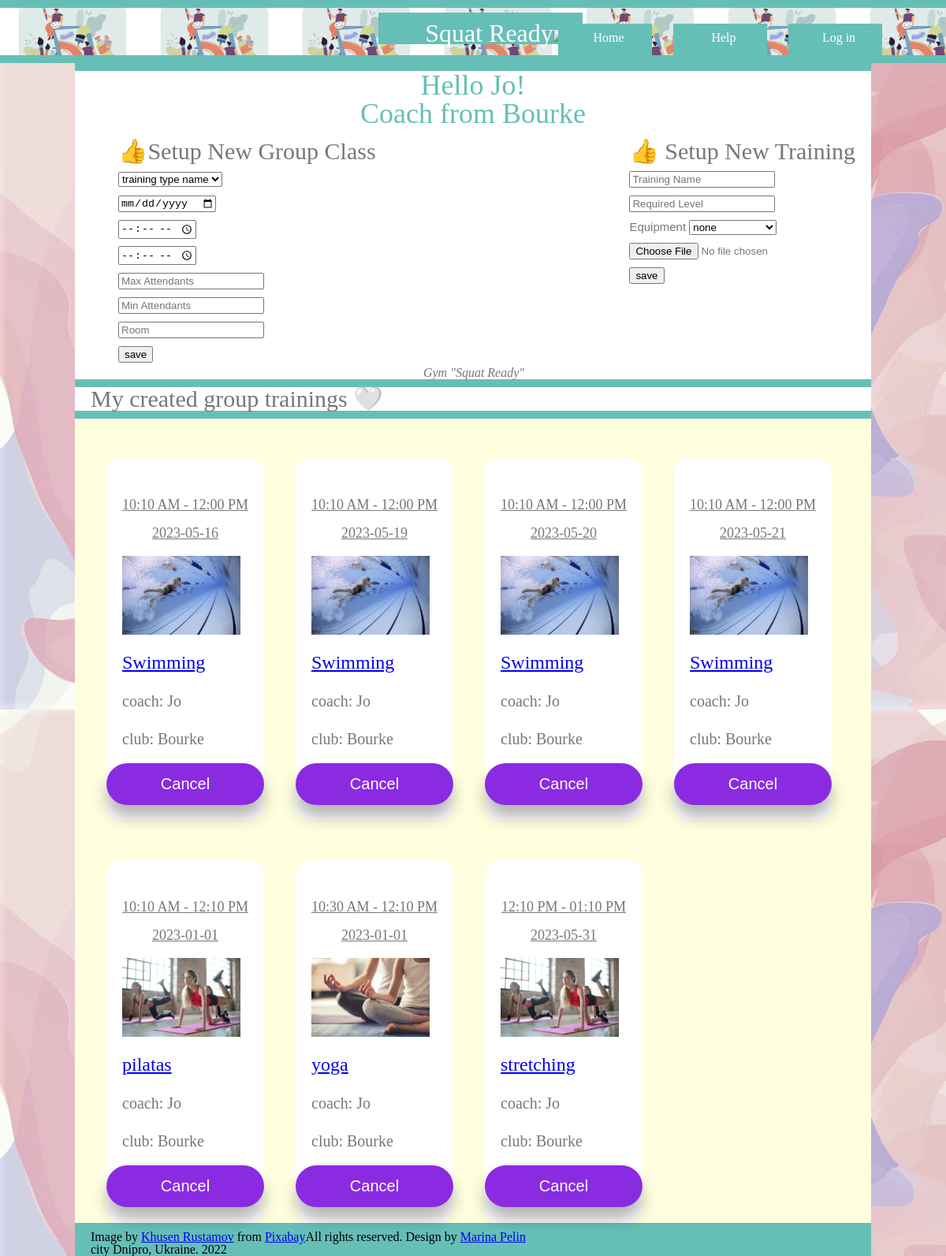
Page /test.loc/pageCoachProfile.php (signed in) on the committed database.
### tables this page shows
CREATE TABLE `coach` (
  `CoachID` int(11) NOT NULL,
  `Email` varchar(255) NOT NULL,
  `Password` varchar(255) NOT NULL,
  `LastName` varchar(255) NOT NULL,
  `FirstName` varchar(255) DEFAULT NULL,
  `Address` varchar(255) DEFAULT NULL,
  `City` varchar(255) DEFAULT NULL,
  `BirthDate` date DEFAULT NULL,
  `PaymentId` bigint(20) DEFAULT NULL,
  `Qualifications` varchar(255) DEFAULT NULL,
  `ExpirienceInYear` int(11) DEFAULT NULL,
  `HourlyRate` int(11) NOT NULL,
  `ClubLocationName` varchar(255) NOT NULL,
  `IS_WORKING` int(10) NOT NULL DEFAULT 1,
  `PROFPIC_URL` varchar(255) NOT NULL DEFAULT 'img_emptycoach-profile.png'
);

CREATE TABLE `grouptraining` (
  `TrainingName` varchar(255) NOT NULL,
  `CoachID` int(11) NOT NULL,
  `RunDate` date NOT NULL,
  `TimeStart` time NOT NULL,
  `TimeEnd` time NOT NULL,
  `MaxAttendants` int(11) NOT NULL,
  `MinAttendants` int(11) NOT NULL,
  `Attendants` int(11) DEFAULT 0,
  `Room` varchar(255) DEFAULT NULL
);

CREATE TABLE `trainingtype` (
  `TrainingName` varchar(255) NOT NULL,
  `Img` varchar(255) DEFAULT NULL,
  `RequiredLevel` int(11) DEFAULT NULL,
  `RequiredEquipment` varchar(255) DEFAULT NULL
);

### test.loc/pageCoachProfile.php (the view, shortened to what this page needs)
<!DOCTYPE html>
<head>
<link rel="stylesheet" type="text/css" href="style.css">
<link rel="stylesheet" type="text/css" href="stylegallery.css">
<?php
	$db='dbgym';
    $dbhost = 'localhost';
	$dbuser = 'root';
	$dbpass = '';
	$conn = mysqli_connect($dbhost, $dbuser, $dbpass, $db);
	$email=htmlspecialchars($_COOKIE['Login']);
	$pass=htmlspecialchars($_COOKIE['Pass']);
?>
</head>
<body>
    <div class="background-img">
        <div class="line"></div>
        <div class="hat" >
        	<div class="horizontal" >
        		<div class="buttons" >
        	    <div id="SiteNameBackgr"><a href="index.php" id="SiteName">Squat Ready<img src="https://img.icons8.com/color/48/gum-.png"></a></div>
        		<div id="menu"  >
        			<ul>
        			<li ><a href="index.php" id="m1">Home</a></li>
        			</ul>
        		</div>
        		<div id="menu" >
        			<ul>
        			<li ><a  target="_blank"  href="htmldovidka/profil.htm" id="m1">Help</a></li>
        			</ul>
        		</div>
        		<div id="menu" >
        			<ul>
        			<li ><a href="pageSignin.php" id="m1"> Log in
					</a></li>
        			</ul>
        		</div>
        			</div>
        	</div>
        </div>
        <div class="line"></div>
        <div id="wrap">
        	<div class="line"></div>
        				    <div id="header_top" style=" text-align:center">
        				    	<a href="#" class="smp" >
								<?php
								if($email){
									$checkEmailQuery= $conn->query(
										"SELECT `CoachID`, `Email`, `Password`, `FirstName`, ClubLocationName
								        FROM `coach`
										WHERE `Email`= '$email' AND `Password` = '$pass'");
							        if($checkEmailQuery){
								    	$result1=$checkEmailQuery->fetch_assoc();
										echo('Hello ');echo $result1["FirstName"]; echo('!  <br>Coach from ');
										echo( $result1["ClubLocationName"]);
										echo('<br>');
										$coachid=$result1["CoachID"];
								    }
                                }else{
                                	error_reporting(E_ERROR | E_PARSE);
                                }
                                ?>
								</a>
							</div>
							<div style="display: flex;
                                        align-items: stretch;
		                                margin-left: 40px;
		                                flex-wrap: wrap;">
							<form name="fclass" class="login" style="margin-left:15px; margin-top:15px;" autocomplete="off" method="post" action="actionOnCoachProfile.php">
							    <p>👍Setup New Group Class</p>
							    <div class="formpadding">
							    	<p>
									<select name ="grtype">
									 <option value="">training type name</option>
									 </select>
				                    </p>
							    	<p><input type="date" name="rundate" placeholder="Date">
				                    </p>
							    	<p><input type="time" name="timestart" placeholder="Start Time">
							    	</p>
									<p><input type="time" name="timeend" placeholder="End Time">
							    	</p>
							    	<p><input type="number" name="maxattendants" placeholder="Max Attendants">
							    	</p>
							    	<p><input type="number" name="minattendants" placeholder="Min Attendants">
							    	</p>
									<p><input type="number" name="room" placeholder="Room">
							    	</p>
							    	<p><input type="submit" value="save" onclick="showPrompt()"></p>
							    </div>
							</form>
							<form name="ftrain" class="login" style="margin-left: auto; margin-top:15px; padding-right: 20px;" autocomplete="off" method="post" action="actionOnCoachProfile.php">
							    <p>👍 Setup New Training</p>
								<div class="formpadding">
									<p><input type="text" name="trainingName" placeholder="Training Name">
				                    </p>
									<p><input type="number" name="reqlevel" placeholder="Required Level">
									</p>
									<p style="font-size: 15px; font-family: sans-serif; margin-top: 10px;">
									Equipment <select name ="reqeq">
										<option value=''>none</option>
									</select>
									<p><input type="file" name="pic" value="img-pilatas.jpg" accept="image/*">
									</p>
									<p><input type="submit" value="save" onclick="showPrompt()"></p>
							    </div>
							</form>
							</div>
        				    <div id="header_bot" style="text-align: center;">
        				    	<p>Gym "Squat Ready"</p>
        				    </div>
			<div class="line"></div>
		    <p style="margin-left: 20px;">My created group trainings &#x1F90D;</p>
			<div class="line"></div>
			<?php
								if($email){
									$checkBTr= $conn->query("SELECT
			                                	gt.`RunDate`, gt.`TimeStart`,
			                                	gt.`TrainingName`,
			                                	c.`FirstName`,
			                                	c.`LastName`,
			                                	gt.`TimeEnd`,
			                                	gt.`MaxAttendants`,
			                                	gt.`MinAttendants`,
			                                	gt.`Attendants`,
			                                	c.`ClubLocationName`,
			                                	tt.`Img`,
			                                	gt.`CoachID`
			                                FROM `grouptraining` gt
			                                JOIN `coach` c ON gt.`CoachID` = c.`CoachID`
			                                JOIN `trainingtype` tt ON gt.`TrainingName` = tt.`TrainingName`
			                                WHERE gt.`CoachID` = '$coachid'
			                                ORDER BY gt.`TimeStart` ASC");
										if($checkBTr){
											$resultgroup=$checkBTr->fetch_assoc();
											if($resultgroup!=NULL){
												echo('<div class="blocking">');
												do{
													echo('
													<div class="blockeach" style="background-color: white; border-radius: 20px;">
													<p style="font-size: 18px; padding-top: 50px; text-decoration: underline; text-align: center;">');
					$timestamp = strtotime($resultgroup['TimeStart']);
                    $time = date("h:i A", $timestamp);
                    echo $time;
					echo(' - ');
					$timestamp = strtotime($resultgroup['TimeEnd']);
                    $time = date("h:i A", $timestamp);
                    echo $time;
					echo "<br><br>";
					echo $resultgroup['RunDate'];
					echo('</p>
					<div style="display: block; ">
					<img class="squareicon" src="');echo($resultgroup['Img']); echo('"></img>
					<div style="padding-left: 20px;">
					</div>
					</div>
					<div class="textblock"  >
						    <p style="font-size: 24px; padding-left: 20px;"><a name="info"  href="pageDifProfile.php" onClick="fsetcookie()"> ');
							echo($resultgroup['TrainingName']);
							echo('</a><br><br><a style="font-size: 20px;">');
							echo('coach: ');
							echo($resultgroup['FirstName']);
							echo('<br><br>');
							echo('club: ');
							echo($resultgroup['ClubLocationName']);
							echo('</a></p>
						</div>
						<form name="book"  method="post" action="actionCancel.php">
							<input type="hidden" name="login" value="');
								 echo($email); echo('">
								<input type="hidden" name="password" value="'); echo($pass); echo('">
								<input type="hidden" name="name" value="'); echo($name); echo('">
								<input type="hidden" name="grtype" value="'); echo($resultgroup['TrainingName']); echo('">
								<input type="hidden" name="grdate" value="'); echo($resultgroup['RunDate']); echo('">
								<input type="hidden" name="grtime" value="'); echo($resultgroup['StartTime']); echo('">
								<input type="hidden" name="coachid" value="'); echo($coachid); echo('">
							<p><input type="submit" class="b" style=" margin-top:20px; color: white;" value="Cancel" onclick="showPrompt()"></p>
							</form>
					</div>
												');
												}while($resultgroup=$checkBTr->fetch_assoc());
												echo('</div>');
											}
										}else{
									    echo('No booked training');
									}
                                }else{
									error_reporting(E_ERROR | E_PARSE);
                                }
								?>
			<div id="wrap2">
        	<div class="line"></div>
        		<em style="margin-left: 20px">Image by <a href="https://pixabay.com/users/xusenru-1829710/?utm_source=link-attribution&amp;utm_medium=referral&amp;utm_campaign=image&amp;utm_content=1333600">Khusen Rustamov</a> from <a href="https://pixabay.com//?utm_source=link-attribution&amp;utm_medium=referral&amp;utm_campaign=image&amp;utm_content=1333600">Pixabay</a>All rights reserved. Design by </em><a href="#" target="blank">Marina Pelin</a>
        	 <address style="margin-left: 20px"> city Dnipro, Ukraine. 2022</address>
        </div>
	</div>
</body>
</html>

### test.loc/style.css (style rules this page uses)
p { text-decoration: none; color: #777; font-size: 14px; }
#wrap { background:white; margin: 0 auto; }
#wrap2 { background: #66Bfb7; margin: 0 auto; }
.line { height: 10px; width: 100%; background: #66Bfb7; margin: 0 auto; }
#menu { margin-left:15px; text-align:center; margin-top: 20px; }
#menu ul li { padding-right: 8px; }
#menu ul li a { color: #fff; text-decoration: none; }
#m1 { display:block; width: 110px; height: 30px; background: #66Bfb7; padding-top: 10px; padding-left: 9px; }
#SiteName { float: top; text-decoration: none; font-family: Georgia, 'Times New Roman', Times, serif; font-size: xx-large; color: white; margin-left: 24%; width: 100%; display:block; width: 200px; height: 30px; background: #66Bfb7; padding-top: 10px; padding-left: 9px; }
#header_top a { color: #777; text-decoration: none; font-size: 36px; }
#header_bot p { font-size: 16px; padding-top: 5px; padding-left: 2px; font-style: italic; }
p { font-size: 30px; }
@media (min-width: 1000px) { #wrap { width: 1010px; } }
@media (min-width: 1000px) { #wrap2 { width: 1010px; } }
@media (min-width: 1000px) { body { background-image: url(backgr2.jpg); background-color:lightblue; } }
@media (min-width: 1000px) { .hat { background-size: 15%; } }
@media (min-width: 1000px) { .horizontal { margin-left: 40%; } }
.hat { height:20%; width:100%; background-image: url("imgTinyartistsmodified.jpg"); }
.buttons div { display: inline-block; }
#SiteNameBackgr { background-color: #66Bfb7; }

### test.loc/pageCoachProfile.php (style rules this page uses)
.squareicon { height: 100px; padding: 20px; }
#header_top a { color: #66Bfb7; text-decoration: none; font-size: 36px; }
.blocking { display: flex; align-items: stretch; flex-wrap: wrap; min-height: 400px; min-width: 800px; background: LightYellow; }
.blockeach { align-items: stretch; margin-top: 50px; margin-left: 40px; flex-wrap: wrap; min-height: 100px; min-width: 200px; }
.textblock { display: flex; align-items: stretch; width: 200px; }
.b { background-color: blueviolet; width: 100%; color: white; padding: 15px; border: none; border-radius: 30px; box-shadow:0 15px 20px rgba(0, 0, 0, 0.3); font-size: 20px; margin: 20px 0; }

### rows in the picture
coach: FirstName "Jo", ClubLocationName "Bourke"
grouptraining: TimeStart "10:10 AM", TimeEnd "12:00 PM", RunDate "2023-05-16", TrainingName.Img (picture), TrainingName "Swimming", CoachID.FirstName "Jo", CoachID.ClubLocationName "Bourke"
grouptraining: TimeStart "10:10 AM", TimeEnd "12:00 PM", RunDate "2023-05-19", TrainingName.Img (picture), TrainingName "Swimming", CoachID.FirstName "Jo", CoachID.ClubLocationName "Bourke"
grouptraining: TimeStart "10:10 AM", TimeEnd "12:00 PM", RunDate "2023-05-20", TrainingName.Img (picture), TrainingName "Swimming", CoachID.FirstName "Jo", CoachID.ClubLocationName "Bourke"
grouptraining: TimeStart "10:10 AM", TimeEnd "12:00 PM", RunDate "2023-05-21", TrainingName.Img (picture), TrainingName "Swimming", CoachID.FirstName "Jo", CoachID.ClubLocationName "Bourke"
grouptraining: TimeStart "10:10 AM", TimeEnd "12:10 PM", RunDate "2023-01-01", TrainingName.Img (picture), TrainingName "pilatas", CoachID.FirstName "Jo", CoachID.ClubLocationName "Bourke"
grouptraining: TimeStart "10:30 AM", TimeEnd "12:10 PM", RunDate "2023-01-01", TrainingName.Img (picture), TrainingName "yoga", CoachID.FirstName "Jo", CoachID.ClubLocationName "Bourke"
grouptraining: TimeStart "12:10 PM", TimeEnd "01:10 PM", RunDate "2023-05-31", TrainingName.Img (picture), TrainingName "stretching", CoachID.FirstName "Jo", CoachID.ClubLocationName "Bourke"
